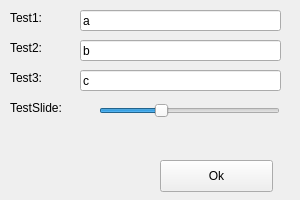
<?xml version="1.0" encoding="UTF-8"?>
<ui version="4.0">
 <class>Form</class>
 <widget class="QWidget" name="Form">
  <property name="geometry">
   <rect>
    <x>0</x>
    <y>0</y>
    <width>300</width>
    <height>200</height>
   </rect>
  </property>
  <property name="windowTitle">
   <string>Form</string>
  </property>
  <widget class="QLabel" name="label">
   <property name="geometry">
    <rect>
     <x>10</x>
     <y>10</y>
     <width>59</width>
     <height>16</height>
    </rect>
   </property>
   <property name="text">
    <string>Test1:</string>
   </property>
  </widget>
  <widget class="QLabel" name="label_2">
   <property name="geometry">
    <rect>
     <x>10</x>
     <y>40</y>
     <width>59</width>
     <height>16</height>
    </rect>
   </property>
   <property name="text">
    <string>Test2:</string>
   </property>
  </widget>
  <widget class="QLabel" name="label_3">
   <property name="geometry">
    <rect>
     <x>10</x>
     <y>70</y>
     <width>59</width>
     <height>16</height>
    </rect>
   </property>
   <property name="text">
    <string>Test3:</string>
   </property>
  </widget>
  <widget class="QLineEdit" name="testText1">
   <property name="geometry">
    <rect>
     <x>80</x>
     <y>10</y>
     <width>201</width>
     <height>21</height>
    </rect>
   </property>
   <property name="text">
    <string>a</string>
   </property>
   <property name="maxLength">
    <number>5</number>
   </property>
  </widget>
  <widget class="QLineEdit" name="testText2">
   <property name="geometry">
    <rect>
     <x>80</x>
     <y>40</y>
     <width>201</width>
     <height>21</height>
    </rect>
   </property>
   <property name="text">
    <string>b</string>
   </property>
   <property name="maxLength">
    <number>5</number>
   </property>
  </widget>
  <widget class="QLineEdit" name="testText3">
   <property name="geometry">
    <rect>
     <x>80</x>
     <y>70</y>
     <width>201</width>
     <height>21</height>
    </rect>
   </property>
   <property name="text">
    <string>c</string>
   </property>
   <property name="maxLength">
    <number>5</number>
   </property>
  </widget>
  <widget class="QSlider" name="testSlider">
   <property name="geometry">
    <rect>
     <x>99</x>
     <y>100</y>
     <width>181</width>
     <height>22</height>
    </rect>
   </property>
   <property name="maximum">
    <number>12</number>
   </property>
   <property name="value">
    <number>4</number>
   </property>
   <property name="orientation">
    <enum>Qt::Horizontal</enum>
   </property>
  </widget>
  <widget class="QLabel" name="label_4">
   <property name="geometry">
    <rect>
     <x>10</x>
     <y>100</y>
     <width>59</width>
     <height>16</height>
    </rect>
   </property>
   <property name="text">
    <string>TestSlide:</string>
   </property>
  </widget>
  <widget class="QPushButton" name="pushButton">
   <property name="geometry">
    <rect>
     <x>160</x>
     <y>160</y>
     <width>113</width>
     <height>32</height>
    </rect>
   </property>
   <property name="text">
    <string>Ok</string>
   </property>
  </widget>
 </widget>
 <resources/>
 <connections/>
</ui>
